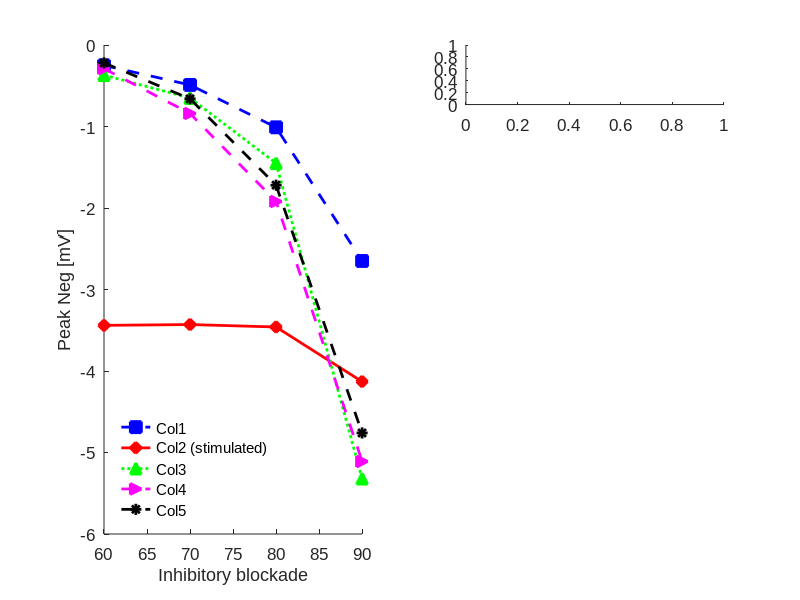

Recreate this plot in MATLAB. (Note: this script raises an error after producing the figure.)
%fig3-3
set(0,'DefaultAxesFontName', 'Arial');
set(0,'DefaultAxesFontSize', 12);

% Change default text fonts.
set(0,'DefaultTextFontname', 'Arial');
set(0,'DefaultTextFontSize', 12);

%spikes


min_time = 100;
max_time =200;
%start_index = find (spikes_data(:,1)>=min_time,1, 'first');
%end_index = find (spikes_data(:,1)< max_time,1, 'last');
%spikes = spikes_data(start_index:end_index,:);

figure;


subplot(5,2, [1,3,5,7,9])
peak_data = load('onlyVcolumns.csv');


 
   plot(peak_data(:,1), peak_data(:,2),'--bs','LineWidth',2,'MarkerEdgeColor','b','MarkerFaceColor','b','MarkerSize',8);
   hold on;
   plot(peak_data(:,1), peak_data(:,3),'-rd','LineWidth',2,'MarkerEdgeColor','r','MarkerFaceColor','r','MarkerSize',8);
   hold on;
   plot(peak_data(:,1), peak_data(:,4),':g^','LineWidth',2,'MarkerEdgeColor','g','MarkerFaceColor','g','MarkerSize',8);
   hold on;
   plot(peak_data(:,1), peak_data(:,5),'--m>','LineWidth',2,'MarkerEdgeColor','m','MarkerFaceColor','m','MarkerSize',8);
   hold on;
   plot(peak_data(:,1), peak_data(:,6),'--k*','LineWidth',2,'MarkerEdgeColor','k','MarkerFaceColor','k','MarkerSize',8);
   hold off;
   ylabel('Peak Neg [mV]');
   xlabel('Inhibitory blockade');
 

   set(gca,'Box','off')
legend_handle = legend('Col1', 'Col2 (stimulated)', 'Col3', 'Col4', 'Col5');
 set(legend_handle, 'Box', 'off')
set(legend_handle, 'Location', 'SouthWest')


lfp_data = load('lfp_les70V_blockade70-onlyV.csv');
min_time = 150;
max_time =400;
start_index = find (lfp_data(:,1)>=min_time,1, 'first');
end_index = find (lfp_data(:,1)<= max_time,1, 'last');
lfp = lfp_data(start_index:end_index,:);
ymin = min(min([lfp(:, 2:6)]))
ymax = max(max([lfp(:, 2:6)]))+0.5
for col = 1:5
    subplot(5,2, 2*col);
    plot((lfp(:,1)), lfp(:,col+1), 'b', 'LineWidth', 1,  'LineSmoothing','on')
    ylim([ ymin ymax]);
    set(gca,'YDir','reverse')
    ylabel(['col ', int2str(col)])
end;
